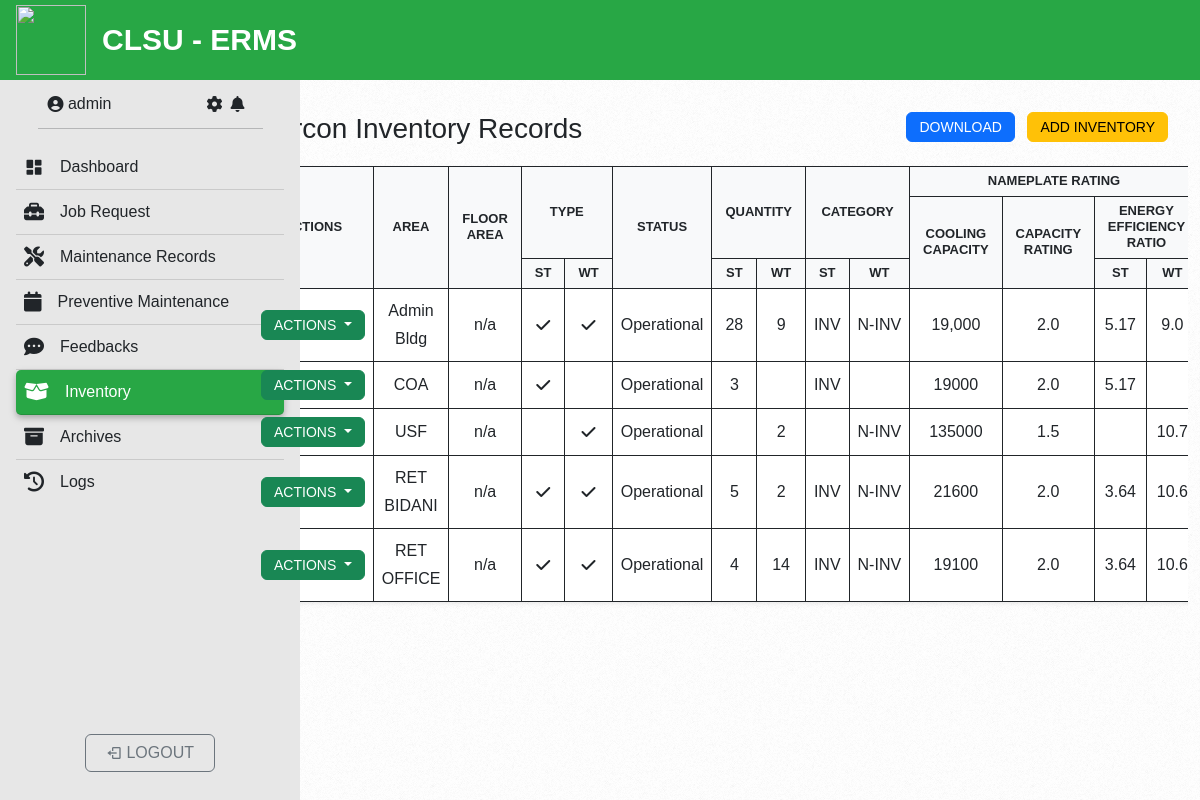
Screenshot of /admin/admin-inventory.php (signed in) with the database file from the repository.
### tables this page shows
CREATE TABLE `admin_inventory` (
  `admin_inv_id` int(10) NOT NULL,
  `area` varchar(50) DEFAULT NULL,
  `ac_floor_area` varchar(50) DEFAULT NULL,
  `type_st` varchar(50) DEFAULT NULL,
  `type_wt` varchar(50) DEFAULT NULL,
  `status` varchar(50) DEFAULT NULL,
  `qty_st` varchar(10) DEFAULT NULL,
  `qty_wt` varchar(10) DEFAULT NULL,
  `category_st` varchar(50) DEFAULT NULL,
  `category_wt` varchar(50) DEFAULT NULL,
  `cooling_capacity` varchar(50) DEFAULT NULL,
  `capacity_rating` varchar(50) DEFAULT NULL,
  `energy_st` varchar(50) DEFAULT NULL,
  `energy_wt` varchar(50) DEFAULT NULL,
  `year_purchase` varchar(50) DEFAULT NULL,
  `operation_hours` varchar(50) DEFAULT NULL,
  `operation_days` varchar(50) DEFAULT NULL,
  `archive` tinyint(1) NOT NULL DEFAULT 0,
  `created` timestamp NOT NULL DEFAULT current_timestamp() ON UPDATE current_timestamp()
);

### admin/admin-inventory.php (the view, shortened to what this page needs)
<?php
include '../config/connect.php';
?>
<!DOCTYPE HTML>
<html>
<?php
include '../include/head.php';
include '../include/header.php';
?>
<body class="is-preload">
	<div id="header">
		<?php include '../include/profile.php'; ?>
		<hr class="text-dark w-75 m-auto">
		<div class="top">
			<nav id="nav" class="menu">
				<div class="list-group list-group-flush mx-3 mt-3 mb-3">
					<a href="admin.php" class="list-group-item py-2 ripple">
						<i class='bx bxs-dashboard icon'></i>
						<span class="text nav-text">Dashboard</span>
					</a>
					<a href="admin-jobrequest.php" class="list-group-item  py-2 ripple">
						<i class="fa-solid fa-toolbox icon"></i>
						<span class="nav-text">Job Request</span>
					</a>
					<a href="admin-records.php" class="list-group-item  py-2 ripple">
						<i class="fa-solid fa-screwdriver-wrench icon"></i>
						<span class="nav-text">Maintenance Records</span>
					</a>
					<a href="admin-scheduled.php" class="list-group-item  py-2 ripple">
						<i class="fa-solid fa-calendar icon"></i>
						<span class="nav-text">Preventive Maintenance</span>
					</a>
					<a href="admin-feedbacks.php" class="list-group-item  py-2 ripple">
						<i class="fa-solid fa-comment-dots icon"></i>
						<span class="nav-text">Feedbacks</span>
					</a>
					<a href="admin-inventory.php" class="list-group-item  py-2 ripple active-btn">
						<i class="fa-solid fa-box-open icon"></i>
						<span class="nav-text">Inventory</span>
					</a>
					<a href="admin-archives.php" class="list-group-item  py-2 ripple">
						<i class="fa-solid fa-box-archive icon"></i>
						<span class="nav-text">Archives</span>
					</a>
					<a href="admin-logs.php" class="list-group-item  py-2 ripple">
						<i class="fa-solid fa-clock-rotate-left icon"></i>
						<span class="nav-text">Logs</span>
					</a>
				</div>
			</nav>
		</div>
		<?php include '../include/logout-div.php'; ?>
	</div>
	<div id="main">
		<section id="" class="">
			<div class="content mt-5" id="content">
				<div class="container-fluid overflow-auto pb-5">
					<div id="adm-inv" class="content-title d-flex justify-content-between m-3">
						<h3>Aircon Inventory Records</h3>
						<div class="addinvbtn d-flex">
							<form method="post" action="../config/generate-reports.php">
								<button name="download" id="download" class="btn btn-primary fsz text-uppercase ms-1 me-1">Download</button>
								<a href="admin-add-inv.php" class="btn btn-warning text-uppercase fsz ms-1 me-1">Add Inventory</a>
							</form>
						</div>
					</div>
					<div class="container p-0 overflow-auto w-100 pb-5">
						<table class="table overflow-auto mt-1 mb-3 border border-dark shadow-sm bg-body rounded rounded-1">
							<thead class="text-center bg-">
								<tr>
									<th rowspan="4" class="bg-light text-dark border border-1 border-dark th-bg">Actions</th>
									<th rowspan="4" class="bg-light text-dark border border-1 border-dark th-bg">Area</th>
									<th rowspan="4" class="bg-light text-dark border border-1 border-dark th-bg">Floor Area</th>
									<th colspan="2" rowspan="3" class="bg-light text-dark border border-1 border-dark th-bg">type</th>
									<th rowspan="4" class="bg-light text-dark border border-1 border-dark th-bg">Status</th>
									<th colspan="2" rowspan="3" class="bg-light text-dark border border-1 border-dark th-bg">Quantity</th>
									<th colspan="2" rowspan="3" class="bg-light text-dark border border-1 border-dark th-bg">Category</th>
									<th colspan="4" rowspan="" class="bg-light text-dark border border-1 border-dark th-bg">Nameplate Rating</th>
								</tr>
								<tr>
									<th rowspan="3" class="bg-light text-dark border border-1 border-dark th-bg">Cooling Capacity</th>
									<th rowspan="3" class="bg-light text-dark border border-1 border-dark th-bg">Capacity Rating</th>
									<th colspan="2" rowspan="2" class="bg-light text-dark border border-1 border-dark th-bg">Energy Efficiency Ratio</th>
								</tr>
								<tr>
								</tr>
								<tr>
									<th class="bg-light text-dark border border-1 border-dark th-bg">ST</th>
									<th class="bg-light text-dark border border-1 border-dark th-bg">WT</th>
									<th class="bg-light text-dark border border-1 border-dark th-bg">ST</th>
									<th class="bg-light text-dark border border-1 border-dark th-bg">WT</th>
									<th class="bg-light text-dark border border-1 border-dark th-bg">ST</th>
									<th class="bg-light text-dark border border-1 border-dark th-bg">WT</th>
									<th class="bg-light text-dark border border-1 border-dark th-bg">ST</th>
									<th class="bg-light text-dark border border-1 border-dark th-bg">WT</th>
								</tr>
							</thead>
							<tbody class="text-center">
								<?php
								$inv = mysqli_query($connect, "SELECT * FROM admin_inventory WHERE archive=0");
								if (mysqli_num_rows($inv) > 0) {
									while ($row = mysqli_fetch_assoc($inv)) {
										$date = htmlspecialchars(date("F Y", strtotime($year)), ENT_QUOTES, 'UTF-8'); ?>
										<tr class="border border-1 border-dark tr">
											<td class="  border border-1 border-dark">
												<div class="dropdown">
													<a class="btn btn-success fsz dropdown-toggle" href="#" role="button" data-bs-toggle="dropdown" aria-expanded="false">
														Actions
													</a>
												</div>
											</td>
											<td class="border border-1 border-dark"><?php echo htmlspecialchars($row['area'], ENT_QUOTES, 'UTF-8'); ?></td>
											<td class="border border-1 border-dark"><?php echo htmlspecialchars($row['ac_floor_area'], ENT_QUOTES, 'UTF-8'); ?></td>
											<td class="border border-1 border-dark"><?php if ($row['type_st'] == "Split Type") {echo '<i class="fa-solid fa-check"></i>';} else {echo '';} ?></td>
											<td class="border border-1 border-dark"><?php if ($row['type_wt'] == "Window Type") {echo '<i class="fa-solid fa-check"></i>';} else {echo '';} ?></td>
											<td class="border border-1 border-dark"><?php echo htmlspecialchars($row['status'], ENT_QUOTES, 'UTF-8'); ?></td>
											<td class="border border-1 border-dark"><?php echo htmlspecialchars($row['qty_st'], ENT_QUOTES, 'UTF-8'); ?></td>
											<td class="border border-1 border-dark"><?php echo htmlspecialchars($row['qty_wt'], ENT_QUOTES, 'UTF-8'); ?></td>
											<td class="border border-1 border-dark"><?php echo htmlspecialchars($row['category_st'], ENT_QUOTES, 'UTF-8'); ?></td>
											<td class="text-nowrap border border-1 border-dark"><?php echo htmlspecialchars($row['category_wt'], ENT_QUOTES, 'UTF-8'); ?></td>
											<td class="border border-1 border-dark"><?php echo htmlspecialchars($row['cooling_capacity'], ENT_QUOTES, 'UTF-8'); ?></td>
											<td class="border border-1 border-dark"><?php echo htmlspecialchars($row['capacity_rating'], ENT_QUOTES, 'UTF-8'); ?></td>
											<td class="border border-1 border-dark"><?php echo htmlspecialchars($row['energy_st'], ENT_QUOTES, 'UTF-8'); ?></td>
											<td class="border border-1 border-dark"><?php echo htmlspecialchars($row['energy_wt'], ENT_QUOTES, 'UTF-8'); ?></td>
										</tr>
								<?php  }
								} else {
									echo "<tr class='text-center'><td colspan='22'>no records</td></tr>";
								} ?>
							</tbody>
						</table>
					</div>
				</div>
			</div>
		</section>
	</div>
</body>
</html>

### assets/css/main.css (style rules this page uses)
html, body, div, span, applet, object, iframe, h1, h2, h3, h4, h5, h6, p, blockquote, pre, a, abbr, acronym, address, big, cite, code, del, dfn, em, img, ins, kbd, q, s, samp, small, strike, strong, sub, sup, tt, var, b, u, i, center, dl, dt, dd, ol, ul, li, fieldset, form, label, legend, ttable, caption, tbody, tfoot, tr, th, td, article, aside, canvas, details, embed, figure, figcaption, footer, header, hgroup, menu, nav, output, ruby, section, summary, time, mark, audio, video { margin: 0; padding: 0; font-weight: unset; vertical-align: middle; }
article, aside, details, figcaption, figure, footer, header, hgroup, menu, nav, section { display: block; }
body { line-height: 1; }
table { border-spacing: 0; }
body { -webkit-text-size-adjust: none; }
html { box-sizing: border-box; }
*, *:before, *:after { box-sizing: inherit; }
body { background: #fff; font-family: 'Source Sans Pro', sans-serif; line-height: 1.75em; }
.container { margin: 0 auto; max-width: 100%; width: 1400px; }
@media screen and (min-width: 961px) and (max-width: 1880px) { .container { width: 1200px; } }
@media screen and (min-width: 961px) and (max-width: 1620px) { .container { width: 960px; } }
@media screen and (min-width: 961px) and (max-width: 1320px) { .container { width: 100%; } }
table { width: 100%; text-align: left; }
table td { padding: 0.5em 1em 0.5em 1em; }
table th { text-align: center; font-size: 1rem; padding: 0.5em 1em 0.5em 1em !important; font-weight: bold !important; }
#header { display: -moz-flex; display: -webkit-flex; display: -ms-flex; display: flex; -moz-flex-direction: column; -webkit-flex-direction: column; -ms-flex-direction: column; flex-direction: column; -moz-justify-content: space-between; -webkit-justify-content: space-between; -ms-justify-content: space-between; justify-content: space-between; background: #e7e7e7; color: #ffffff; height: 100%; left: 0; overflow-y: auto; position: fixed; text-align: right; top: 5rem; width: 375px; }
#header .top { -moz-flex-grow: 1; -webkit-flex-grow: 1; -ms-flex-grow: 1; flex-grow: 1; }
.menu { transition: all 0.2s ease; display: flex; flex-direction: column; justify-content: space-between; overflow: hidden; }
.menu .icon { margin-right: 1rem; font-size: 20px; display: flex; flex-direction: row; align-items: center; transition: all 0.3 ease; }
.menu .nav-text { white-space: nowrap; opacity: 1; z-index: 1; display: flex; transition: width 0.5 ease; }
.list-group .active-btn { border-radius: 5px; background: #28A745; color: white; box-shadow: 0 3px 5px 0 rgb(0 0 0 / 16%), 0 3px 10px 0 rgb(0 0 0 / 12%); }
.list-group-item, .list-group { background: none; transition: width 0.2 ease; display: flex; }
.list-group-item { padding-left: .5rem; }
#main { margin-left: 375px; }
#main>section { margin: 0; overflow: touch; padding: 4em 0; height: 100vh; box-shadow: inset 0 1px 0 0 rgba(0, 0, 0, 0.05), inset 0 0.1em 0.1em 0 rgba(0, 0, 0, 0.025); background-image: url("images/overlay.png"); }
.th-bg { text-transform:uppercase !important; font-size: 13px !important; font-weight: bold !important; line-height: 1rem; }
.fsz { font-size: 14px !important; line-height: 1rem; text-transform: uppercase !important; }
@media screen and (min-width: 961px) and (max-width: 1880px) { #header { width: 300px; } }
@media screen and (min-width: 961px) and (max-width: 1880px) { #main { margin-left: 300px; } }
@media screen and (min-width: 961px) and (max-width: 1620px) { #main>section { padding: 3em 0; } }
@media screen and (min-width: 961px) and (max-width: 1320px) { .container { padding: 0 2em 0 2em; } }
@media screen and (min-width: 961px) and (max-width: 1320px) { #header { width: 25%; } }
@media screen and (min-width: 961px) and (max-width: 1320px) { #main { margin-left: 20%; } }

### rows the page displays
admin_inventory: area "Admin Bldg", ac_floor_area "n/a", type_st "Split Type" (drawn), type_wt "Window Type" (drawn), status "Operational", qty_st "28", qty_wt "9", category_st "INV", category_wt "N-INV", cooling_capacity "19,000", capacity_rating "2.0", energy_st "5.17", energy_wt "9.0"
admin_inventory: area "COA", ac_floor_area "n/a", type_st "Split Type" (drawn), status "Operational", qty_st "3", category_st "INV", cooling_capacity "19000", capacity_rating "2.0", energy_st "5.17"
admin_inventory: area "USF", ac_floor_area "n/a", type_wt "Window Type" (drawn), status "Operational", qty_wt "2", category_wt "N-INV", cooling_capacity "135000", capacity_rating "1.5", energy_wt "10.7"
admin_inventory: area "RET BIDANI", ac_floor_area "n/a", type_st "Split Type" (drawn), type_wt "Window Type" (drawn), status "Operational", qty_st "5", qty_wt "2", category_st "INV", category_wt "N-INV", cooling_capacity "21600", capacity_rating "2.0", energy_st "3.64", energy_wt "10.6"
admin_inventory: area "RET OFFICE", ac_floor_area "n/a", type_st "Split Type" (drawn), type_wt "Window Type" (drawn), status "Operational", qty_st "4", qty_wt "14", category_st "INV", category_wt "N-INV", cooling_capacity "19100", capacity_rating "2.0", energy_st "3.64", energy_wt "10.6"

### other values shown
$_SESSION['user']['username'] "admin"
